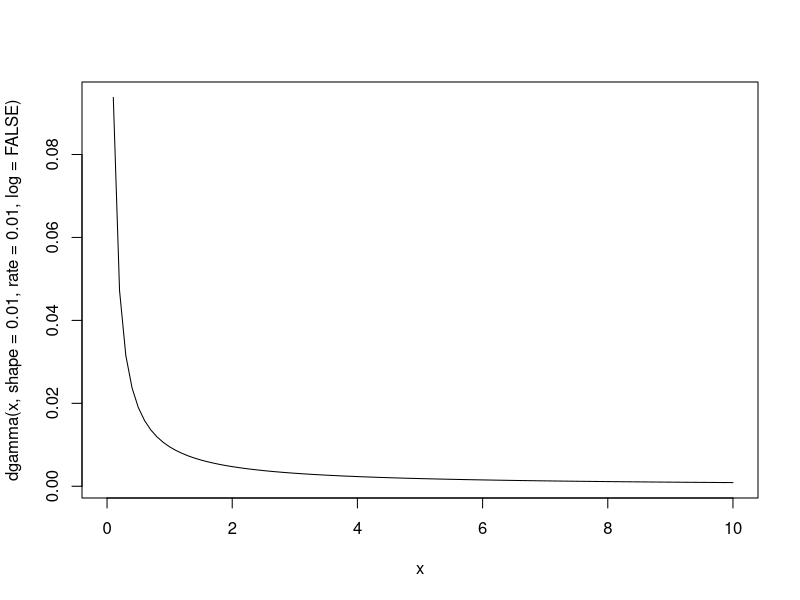
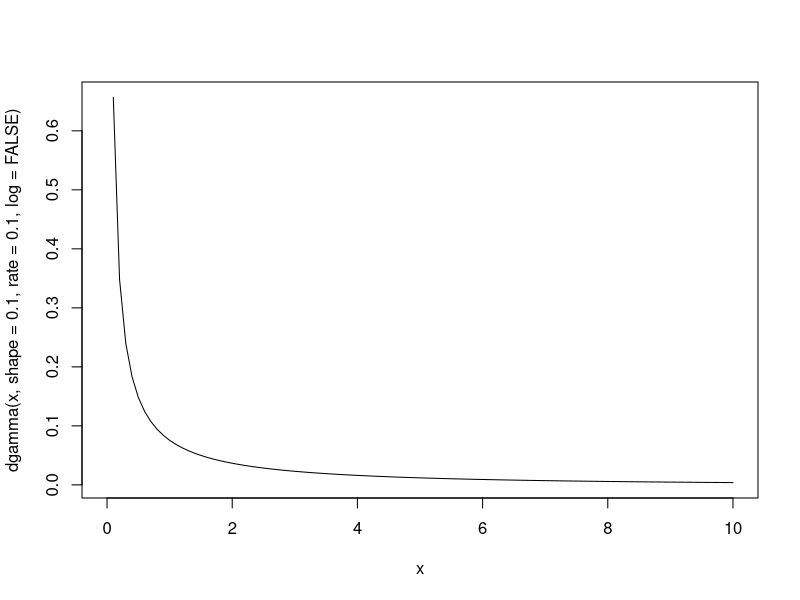
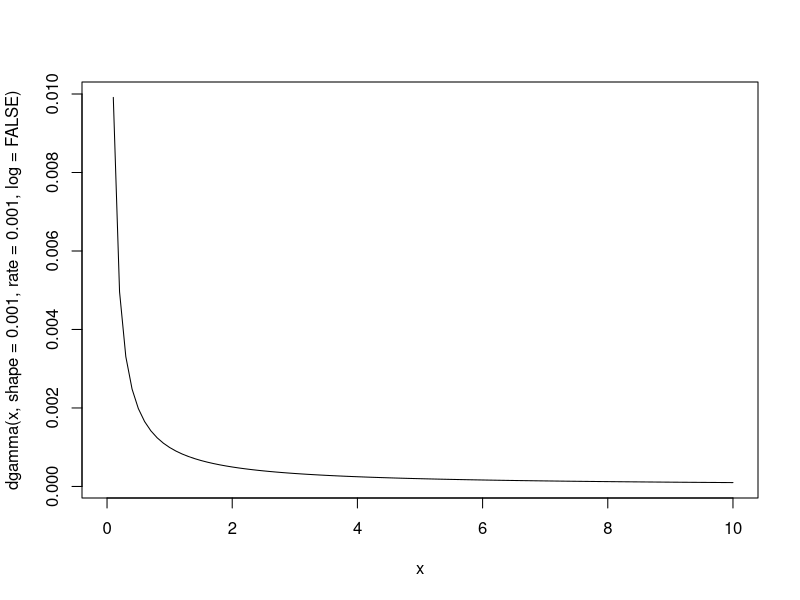
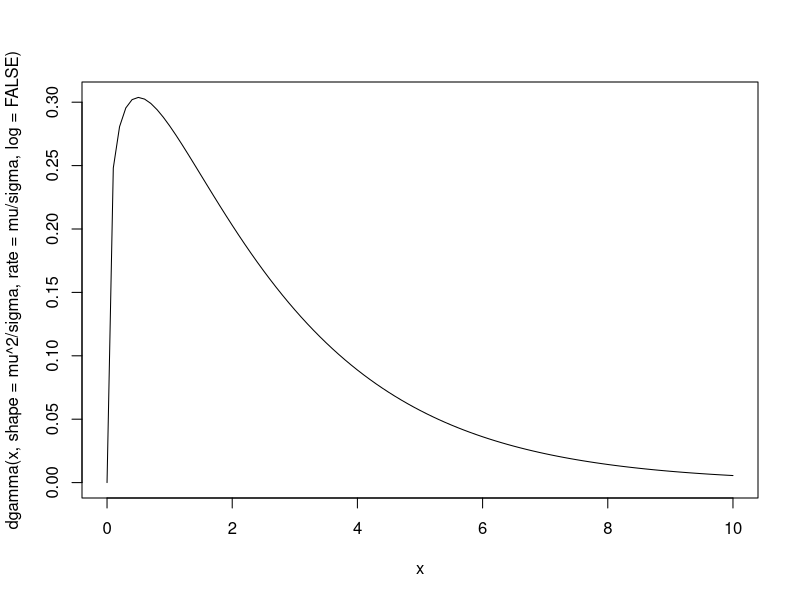
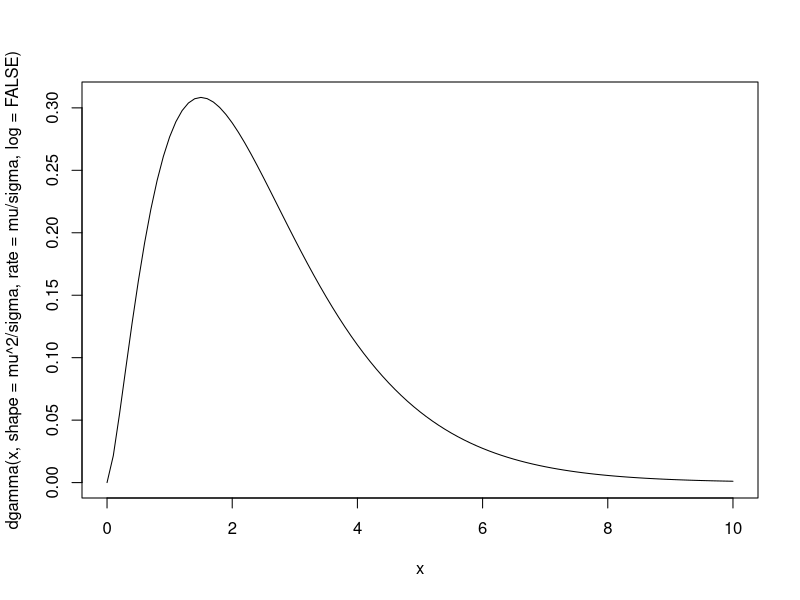
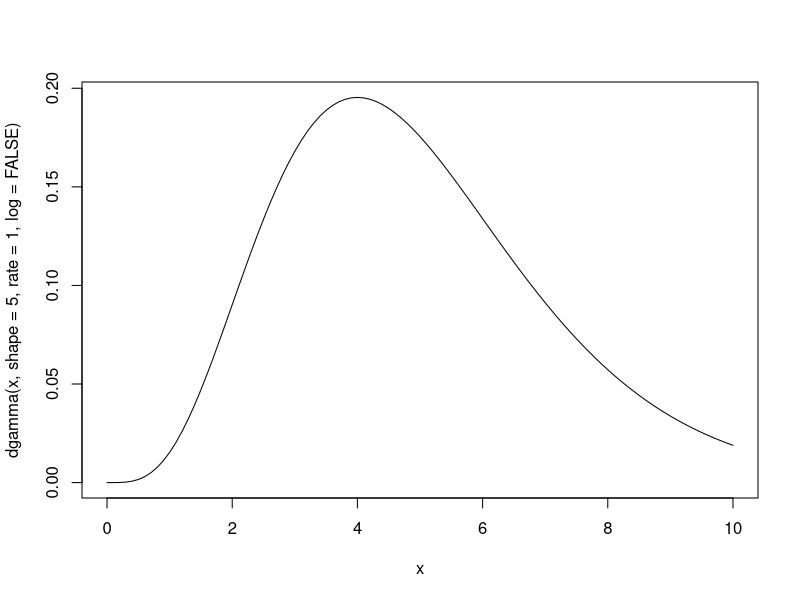
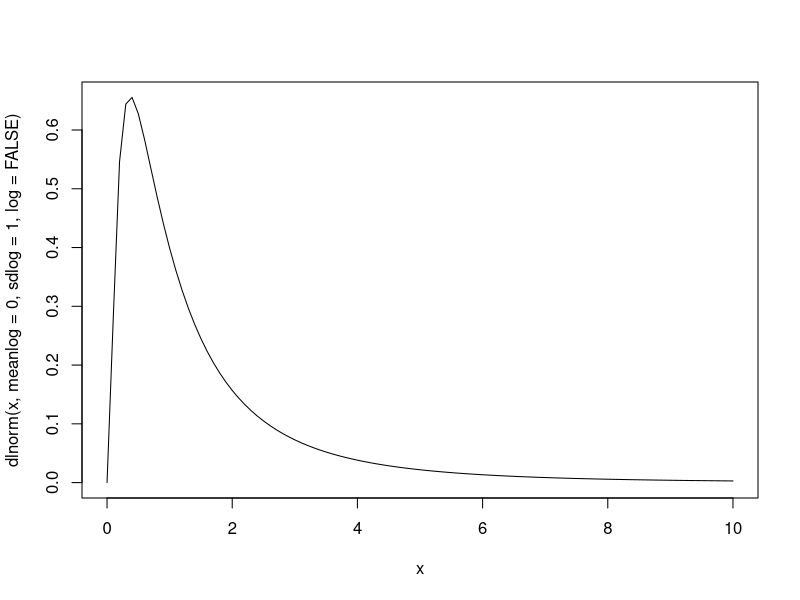

Reproduce these figures in R, in order.
### Investigating the shape of the various priors considered

### Gamma priors most often used
curve(dgamma(x, shape = 0.01, rate = 0.01, log = FALSE),from=0,to=10) #shape rate param as in JAGS
curve(dgamma(x, shape = 0.1, rate = 0.1, log = FALSE),from=0,to=10)
curve(dgamma(x, shape = 0.001, rate = 0.001, log = FALSE),from=0,to=10)
# No peak anywhere -- perhaps difficult to then find a max in a posteriori distrib

mu = 2.5
sigma = 5
curve(dgamma(x, shape = mu^2/sigma, rate = mu/sigma, log = FALSE),from=0,to=10)
mu = 2.5
sigma = 2.5 
curve(dgamma(x, shape = mu^2/sigma, rate = mu/sigma, log = FALSE),from=0,to=10)
# Now a peak appears
curve(dgamma(x, shape = 5, rate = 1, log = FALSE),from=0,to=10)

curve(dlnorm(x, meanlog = 0, sdlog = 1, log = FALSE),from=0,to=10)